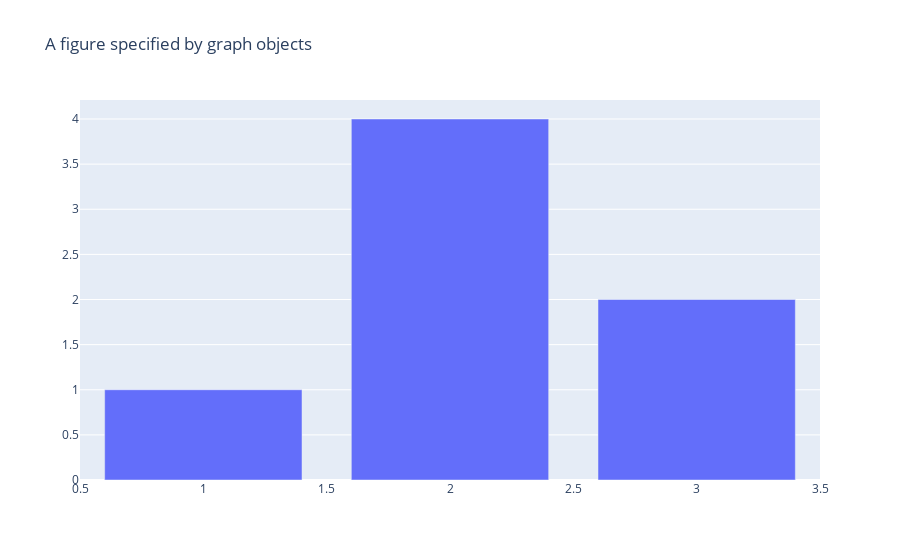

The cell this chart's notebook holds for it:
### Code cell
import plotly.graph_objects as go 

fig = go.Figure(
    data = [go.Bar(x=[1,2,3],y =[1,4,2])],
    layout =go.Layout(
        title = go.layout.Title(text = "A figure specified by graph objects")
    )
)
fig.show()

### Figure 1 — Plotly figure (JSON) as saved in the notebook; plotly's stock layout.template omitted (floating-point values rounded to 4 significant figures)
{"data": [{"type": "bar", "x": [1, 2, 3], "y": [1, 4, 2]}], "layout": {"title": {"text": "A figure specified by graph objects"}}}
